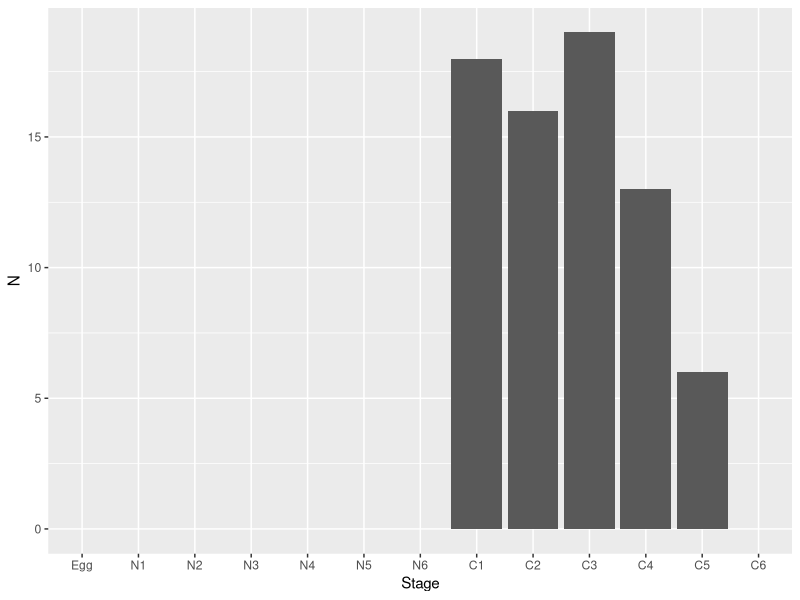

Source code (R):
#     An Individual-Based Model of Copepods
#     By FjordProcess IBM Workshop October 2023

#############################################################################
### Prepping the workspace ----
rm(list=ls()) # clear workspace

#############################################################################
### Load libraries - for functions not in base packages ----
library(ggplot2)

#############################################################################
### Set up the initial population ----
initPop <-read.csv("InitialAbund.csv") # load initial population information

initPop$Stage<- factor(initPop$Stage,
                       levels=initPop$Stage,
                       labels=initPop$Stage) # code stage as a factor

# a look at the stage distribution
ggplot()+
  geom_bar(data = initPop, 
           mapping = aes(x = Stage, y = N),
           stat = "identity")

# 